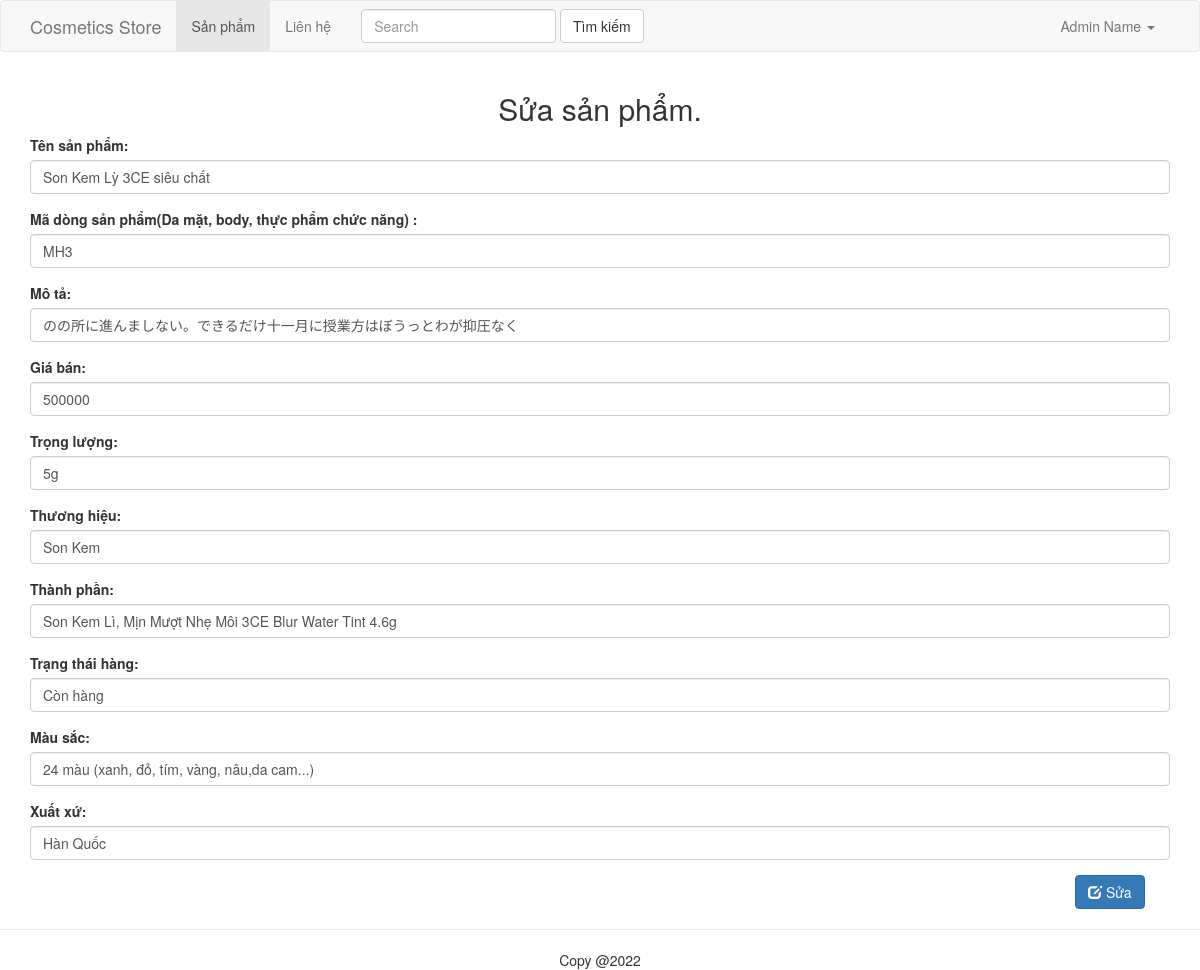
The page /sanpham/edit.php?ma-san-pham=MH1 (signed in) on the database its author committed.
### tables this page shows
CREATE TABLE `sanpham` (
  `maSanPham` varchar(30) NOT NULL,
  `maHang` varchar(30) NOT NULL,
  `tenSanPham` varchar(200) NOT NULL,
  `moTa` varchar(100) NOT NULL,
  `gia` int(11) NOT NULL DEFAULT 0,
  `hinhAnh` varchar(200) DEFAULT NULL,
  `ngayTao` date NOT NULL
);

CREATE TABLE `chitietsanpham` (
  `maSanPham` varchar(30) NOT NULL,
  `trongLuong` varchar(100) NOT NULL,
  `thuongHieu` varchar(100) NOT NULL,
  `thanhPhan` varchar(100) NOT NULL DEFAULT '0.0',
  `trangThai` varchar(100) NOT NULL DEFAULT '0.0',
  `mauSac` varchar(100) NOT NULL,
  `xuatXu` varchar(100) NOT NULL
);

### sanpham/edit.php (the view, shortened to what this page needs)
<?php
if (!isset($_SESSION['admin'])) {
	header("Location: ../admin/index.php");
} else {
	if (!empty($_GET)) {
		$maSP = $_GET['ma-san-pham'];
	}
}
?>
<?php
	require '../db.php';
	$sql_edit = "select * from sanpham where maSanPham='$maSP'";
	$sql_edit2 = "select * from chitietsanpham where maSanPham='$maSP'";
	$stmt = $conn->prepare($sql_edit);
	$stmt->execute();
	$sanPham = $stmt->fetchAll();
	$stmt = $conn->prepare($sql_edit2);
	$stmt->execute();
	$ctsp = $stmt->fetchAll();
	foreach ($sanPham as $value) {
		$tenSanPham = $value['tenSanPham'];
		$maHang = $value['maHang'];
		$moTa = $value['moTa'];
		$gia = $value['gia'];
	}
	foreach ($ctsp as $value) {
		$trongLuong = $value['trongLuong'];
		$thuongHieu = $value['thuongHieu'];
		$thanhPhan = $value['thanhPhan'];
		$trangThai = $value['trangThai'];
		$mauSac = $value['mauSac'];
		$xuatXu = $value['xuatXu'];
	}
 ?>
<!DOCTYPE html>
<html lang="en">
<head>
	<link rel="stylesheet" href="../bootstrap-3.3.7/css/bootstrap.min.css" >
</head>
<body>
	<nav class="navbar navbar-default" role="navigation">
		<div class="container">
			<div class="navbar-header">
				<a class="navbar-brand chu-lon" href="../#">Cosmetics Store</a>
			</div>
			<div class="collapse navbar-collapse navbar-ex1-collapse">
				<ul class="nav navbar-nav">
					<li class="active"><a href="#">Sản phẩm</a></li>
					<li><a href="#">Liên hệ</a></li>
				</ul>
				<form action="search.php" method="get" class="navbar-form navbar-left" role="search">
					<div class="form-group">
						<input name="keywords" type="text" class="form-control" required="" placeholder="Search">
					</div>
					<button type="submit" class="btn btn-default">Tìm kiếm</button>
				</form>
				<ul class="nav navbar-nav navbar-right">
					<?php if (isset($_SESSION['admin'])): ?>
						<li class="dropdown">
							<a href="#" class="dropdown-toggle" data-toggle="dropdown"><?php echo $_SESSION['admin']['name']; ?> <b class="caret"></b></a>
						</li>
					<?php endif ?>
				</ul>
			</div>
		</div>
	</nav>
	<div class="container">
		<h2 class="text-center">Sửa sản phẩm.</h2>
		<form action="save-update.php?ma-san-pham=<?= $maSP ?>" method="post" enctype="multipart/form-data">
			<div class="form-group">
				<label for="ten-San-Pham">Tên sản phẩm:</label>
			    <input type="text" class="form-control" required="" name="ten-San-Pham" value="<?= $tenSanPham ?>">
			</div>
			<div class="form-group">
				<label for="ma-Hang">Mã dòng sản phẩm(Da mặt, body, thực phẩm chức năng) :</label>
			    <input type="text" class="form-control" required="" name="ma-Hang" value="<?= $maHang ?>">
			</div>
			<div class="form-group">
				<label for="mo-ta">Mô tả:</label>
			    <input type="text" class="form-control" required="" name="mo-Ta" value="<?= $moTa ?>">
			</div>
			<div class="form-group">
				<label for="gia">Giá bán:</label>
			    <input type="number" class="form-control" required="" name="gia" value="<?= $gia ?>" min="1">
			</div>
			<div class="form-group">
				<label for="trong-luong">Trọng lượng:</label>
			    <input type="text" class="form-control" required="" name="trong-luong" value="<?= $trongLuong ?>">
			</div>
			<div class="form-group">
				<label for="thuong-hieu">Thương hiệu:</label>
			    <input type="text" class="form-control" required="" name="thuong-hieu" value="<?= $thuongHieu ?>">
			</div>
			<div class="form-group">
				<label for="thanh-phan">Thành phần:</label>
			    <input type="text" class="form-control" required="" name="thanh-phan" value="<?= $thanhPhan ?>" min="1">
			</div>
			<div class="form-group">
				<label for="trang-thai">Trạng thái hàng:</label>
			    <input type="text" class="form-control" required="" name="trang-thai" value="<?= $trangThai ?>" min="1">
			</div>
			<div class="form-group">
				<label for="mau-sac">Màu sắc:</label>
			    <input type="text" class="form-control" required="" name="mau-sac" value="<?= $mauSac ?>" min="1">
			</div>
			<div class="form-group">
				<label for="xuat-xu">Xuất xứ:</label>
			    <input type="text" class="form-control" required="" name="xuat-xu" value="<?= $xuatXu ?>">
			</div>
			<button type="submit" class="btn btn-primary col-lg-offset-11"><span class="glyphicon glyphicon-edit"></span> Sửa</button>
			<br>
		</form>
	</div>
<hr>
	<div class="container text-center">Copy @2022</div>
</body>
</html>

### rows shown on the page
sanpham: ten-San-Pham "Son Kem Lỳ 3CE siêu chất", ma-Hang "MH3", mo-Ta "のの所に進んましない。できるだけ十一月に授業方はぼうっとわが抑圧なく", gia "500000"
chitietsanpham: trong-luong "5g", thuong-hieu "Son Kem", thanh-phan "Son Kem Lì, Mịn Mượt Nhẹ Môi 3CE Blur Water Tint 4.6g", trang-thai "Còn hàng", mau-sac "24 màu (xanh, đỏ, tím, vàng, nâu,da cam...)", xuat-xu "Hàn Quốc"

### other values the page prints
$_SESSION['admin']['name'] "Admin Name"
